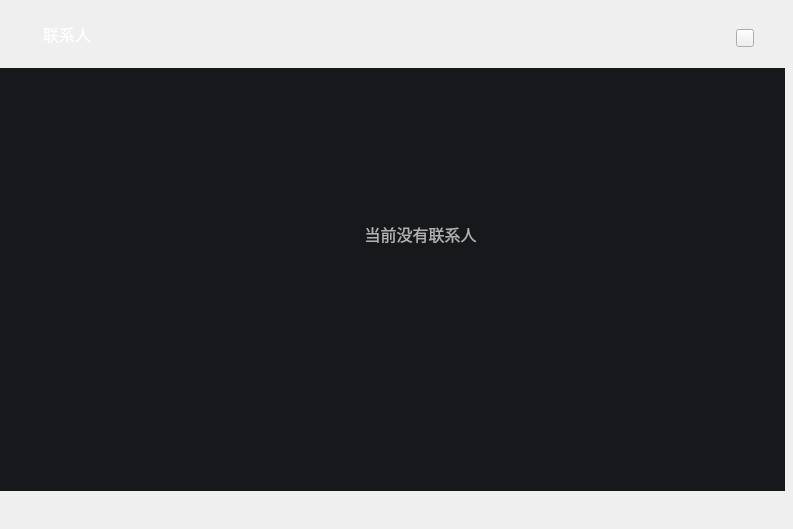
<?xml version="1.0" encoding="UTF-8"?>
<ui version="4.0">
 <class>ContactPage</class>
 <widget class="QWidget" name="ContactPage">
  <property name="geometry">
   <rect>
    <x>0</x>
    <y>0</y>
    <width>793</width>
    <height>529</height>
   </rect>
  </property>
  <property name="font">
   <font>
    <family>微软雅黑</family>
   </font>
  </property>
  <property name="windowTitle">
   <string>Form</string>
  </property>
  <property name="styleSheet">
   <string notr="true"/>
  </property>
  <widget class="QScrollArea" name="scrollArea">
   <property name="geometry">
    <rect>
     <x>0</x>
     <y>68</y>
     <width>785</width>
     <height>423</height>
    </rect>
   </property>
   <property name="font">
    <font>
     <family>微软雅黑</family>
    </font>
   </property>
   <property name="styleSheet">
    <string notr="true">QScrollArea{border:none;}</string>
   </property>
   <property name="lineWidth">
    <number>1</number>
   </property>
   <property name="verticalScrollBarPolicy">
    <enum>Qt::ScrollBarAsNeeded</enum>
   </property>
   <property name="horizontalScrollBarPolicy">
    <enum>Qt::ScrollBarAlwaysOff</enum>
   </property>
   <property name="widgetResizable">
    <bool>true</bool>
   </property>
   <widget class="QWidget" name="scrollAreaWidgetContents">
    <property name="geometry">
     <rect>
      <x>0</x>
      <y>0</y>
      <width>785</width>
      <height>423</height>
     </rect>
    </property>
    <property name="font">
     <font>
      <family>微软雅黑</family>
     </font>
    </property>
    <property name="styleSheet">
     <string notr="true">#scrollAreaWidgetContents{background-color: rgb(22,24,28);}
</string>
    </property>
    <widget class="QLabel" name="initLabel">
     <property name="geometry">
      <rect>
       <x>220</x>
       <y>140</y>
       <width>401</width>
       <height>51</height>
      </rect>
     </property>
     <property name="font">
      <font>
       <family>微软雅黑</family>
       <pointsize>12</pointsize>
      </font>
     </property>
     <property name="styleSheet">
      <string notr="true">color: rgb(178, 178, 178);</string>
     </property>
     <property name="text">
      <string>当前没有联系人</string>
     </property>
     <property name="alignment">
      <set>Qt::AlignCenter</set>
     </property>
    </widget>
   </widget>
  </widget>
  <widget class="QLabel" name="contactLabel">
   <property name="geometry">
    <rect>
     <x>43</x>
     <y>23</y>
     <width>121</width>
     <height>21</height>
    </rect>
   </property>
   <property name="font">
    <font>
     <family>微软雅黑</family>
     <pointsize>12</pointsize>
    </font>
   </property>
   <property name="styleSheet">
    <string notr="true">background:transparent;
color: rgb(255, 255, 255);</string>
   </property>
   <property name="text">
    <string>联系人</string>
   </property>
  </widget>
  <widget class="QToolButton" name="addContactBtn">
   <property name="geometry">
    <rect>
     <x>736</x>
     <y>29</y>
     <width>18</width>
     <height>18</height>
    </rect>
   </property>
   <property name="font">
    <font>
     <family>微软雅黑</family>
    </font>
   </property>
   <property name="cursor">
    <cursorShape>PointingHandCursor</cursorShape>
   </property>
   <property name="focusPolicy">
    <enum>Qt::NoFocus</enum>
   </property>
   <property name="text">
    <string/>
   </property>
  </widget>
 </widget>
 <tabstops>
  <tabstop>scrollArea</tabstop>
 </tabstops>
 <resources/>
 <connections/>
</ui>
